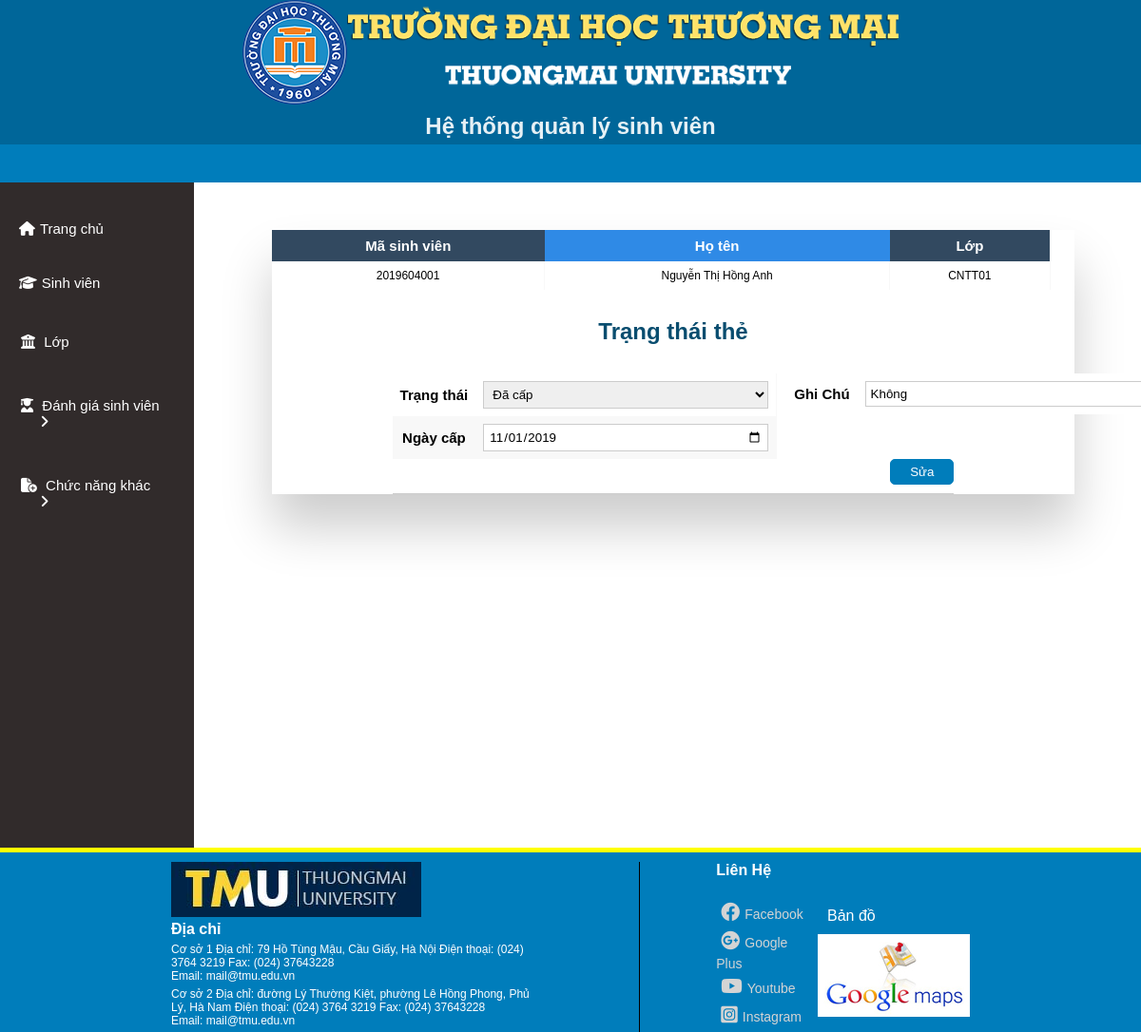
Page /capthe/suatrangthai.php?id=1 on the committed database.
### tables this page shows
CREATE TABLE `thesv` (
  `MaSo` int(11) NOT NULL,
  `MaSV` int(11) NOT NULL,
  `TrangThai` varchar(255) NOT NULL,
  `NgayCap` date DEFAULT NULL,
  `GhiChu` text NOT NULL
);

CREATE TABLE `sinhvien` (
  `MaSV` int(11) NOT NULL,
  `TenSV` varchar(255) NOT NULL,
  `GioiTinh` varchar(255) NOT NULL,
  `NgaySinh` date NOT NULL,
  `QueQuan` varchar(255) NOT NULL,
  `DanToc` varchar(255) NOT NULL,
  `TonGiao` varchar(255) NOT NULL,
  `SoCMT` varchar(255) NOT NULL,
  `NoiCapCMT` varchar(255) NOT NULL,
  `SDT` varchar(10) NOT NULL,
  `Email` text NOT NULL,
  `DoiTuongMG` int(11) NOT NULL,
  `MaLop` varchar(255) DEFAULT NULL,
  `MaNganh` varchar(255) NOT NULL
);

### capthe/suatrangthai.php (the view, shortened to what this page needs)
<?php
    $conn = mysqli_connect("localhost", "root", "", "qlsv") or die("Connection failed !");
    mysqli_set_charset($conn, 'utf8');
    $id = $_GET["id"];
    if ($id){
        $result = mysqli_query($conn, "select * from thesv join sinhvien where sinhvien.MaSV=thesv.MaSV and MaSo= $id");
        $item = mysqli_fetch_array($result);
    }
?>
<!DOCTYPE html>
<html lang="en">
<head>
    <link rel="stylesheet"
          href="../styleAdmin.css">
    <link rel="stylesheet"
          href="https://cdnjs.cloudflare.com/ajax/libs/font-awesome/6.1.1/css/all.min.css">
</head>
<body>
    <?php include("../header.php"); ?>
    <?php include("../nav.php"); ?>
    <section>
        <div class="section-contain">
            <?php include("../menu.php"); ?>
            <div id="showFunction">
                <form action=""
                      method="POST">
                    <div class="table-wrapper">
                        <table class="fl-table tt">
                            <thead>
                                <tr>
                                    <th>Mã sinh viên</th>
                                    <th>Họ tên</th>
                                    <th>Lớp</th>
                                </tr>
                            </thead>
                            <tbody>
                                <tr>
                                    <td><?php echo $item['MaSV']; ?></td>
                                    <td><?php echo $item['TenSV']; ?></td>
                                    <td><?php echo $item['MaLop']; ?></td>
                                </tr>
                            </tbody>
                        </table>
                        <div class="head_title">
                            <h1>Trạng thái thẻ</h1>
                            <div class="ttsv"
                                 style="display:flex;">
                                <div>
                                    <table class="fl-table tt">
                                        <tr>
                                            <th>Trạng thái</th>
                                            <td>
                                                <select name="TrangThai"
                                                        class="edit_diem">
                                                    <option value="<?php echo $item['TrangThai']; ?>">
                                                        <?php echo $item['TrangThai']; ?>
                                                    </option>
                                                </select>
                                            </td>
                                        </tr>
                                        <tr>
                                            <th>Ngày cấp</th>
                                            <td> <input type="date"
                                                       name="NgayCap"
                                                       class="edit_diem"
                                                       value="<?php echo $item['NgayCap']; ?>"></td>
                                        </tr>
                                    </table>
                                </div>
                                <div>
                                    <table class="fl-table tt">
                                        <tr>
                                            <th>Ghi Chú</th>
                                            <td>
                                                <input type="text"
                                                       name="GhiChu"
                                                       class="edit_diem"
                                                       value="<?php echo $item['GhiChu']; ?>">
                                            </td>
                                        </tr>
                                    </table>
                                </div>
                            </div>
                            <input name="edit_the"
                                   type="submit"
                                   value="Sửa"
                                   class="btnSave"></input><br><br>
                        </div>
                    </div>
                </form>
            </div>
        </div>
    </section>
    <?php include("../footer.php"); ?>
</body>
</html>

### styleAdmin.css (style rules this page uses)
* { padding: 0; margin: 0; box-sizing: border-box; font-family: sans-serif; }
section { text-align: center; }
#showFunction { margin: 40px 0 0 5px; height:100%; float: right; width: 82%; border-radius: 5px; }
.table-wrapper { margin: 10px 70px 70px; box-shadow: 0px 35px 50px rgba( 0, 0, 0, 0.2 ); }
.fl-table { border-radius: 5px; font-size: 15px; font-weight: normal; border: none; width: 97%; border-collapse: collapse; white-space: nowrap; background-color: white; margin-right: 10px; }
.fl-table td, .fl-table th { text-align: center; padding: 8px; }
.fl-table td { border-right: 1px solid #f8f8f8; font-size: 12px; }
.fl-table thead th { color: #ffffff; background: #2f8ae6; }
.fl-table thead th:nth-child(odd) { color: #ffffff; background: #324960; }
.fl-table tr:nth-child(even) { background: #F8F8F8; }
.btnSave { float: right; border: 1px solid #007dbb; border-radius: 5px; padding:5px 20px; background-color:#007dbb; color:white; }
.edit_diem { border: 1px solid #ccc; padding:5px; width: 300px; }
h1 { margin: 30px; color:#094d6f; }
.head_title { margin: 0 auto; width : 70%; align-items: center; text-align: center; border-bottom: 1px solid #ccc; }

### rows in the picture
thesv: MaSV.MaSV "2019604001", MaSV.TenSV "Nguyễn Thị Hồng Anh", MaSV.MaLop "CNTT01", TrangThai "Đã cấp", NgayCap "11/01/2019", GhiChu "Không"
